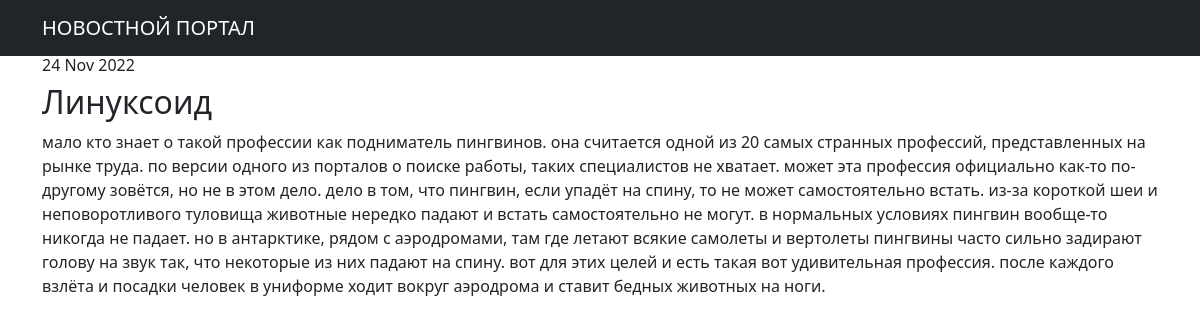
Page /news/4 on the committed database.
### news/models.py (models this page shows, shortened)
class News(models.Model):
    time = models.DateTimeField(auto_now=False, auto_now_add=True)
    title = models.CharField(max_length=50)
    article = models.TextField()
    NEWS = 'NW'
    ARTICLE = 'AR'
    CATEGORY_CHOICES = (
        (NEWS, 'Новости'),
        (ARTICLE, 'Статья'),
    )
    article_or_news = models.CharField(max_length=2, choices=CATEGORY_CHOICES, default=ARTICLE)
    author = models.ForeignKey(Author, on_delete=models.CASCADE)
    new_cat = models.ManyToManyField(Categories, through='NewsCategories')
    rating = models.IntegerField(blank=False, default=0)

### news/views.py (the view)
# urls.py: path('<int:pk>', ProductDetail.as_view()),
class ProductDetail(DetailView):
    model = News
    template_name = 'new.html'
    context_object_name = 'art_views'

### news/templatetags/custom_filters.py (called while the page is built)
@register.filter()
def censor(value):
    chars = ["*", "#", "%", "&", "?", "@", "*", "#", "%", "&", "?", "@"]
    base_mat = ["хакер", "борода"]
    value = value.lower().split(' ')
    for word in value:
        if word in base_mat:
            temp = random.sample(chars, len(word))
            i = ''.join(temp)
            value = [x.replace(word, i) for x in value]
    value = ' '.join(value)
    return f'{value}'

### templates/new.html (shortened to what this page needs)
{% extends 'flatpages/default.html' %}
{% load custom_filters %}!
{% load custom_tags %}
{% block content %}
    <h6>{{ art_views.time|date:'d M Y' }}</h6>
    <h2>{{ art_views.title }}</h2>
    <p>{{ art_views.article|censor }}</p>
{% endblock content %}

### rows in the picture
News: time "24 Nov 2022", title "Линуксоид", article|censor "мало кто знает о такой профессии как подниматель пингвинов. она считается одной из 20 самых странных профессий, представленных на рынке труда. по версии одного из порталов о поиске работы, таких специалистов не хватает. может эта профессия официально как-то по-другому зовётся, но не в этом дело. дело в том, что пингвин, если упадёт на спину, то не может самостоятельно встать. из-за короткой шеи и неповоротливого туловища животные нередко падают и встать самостоятельно не могут. в нормальных условиях пингвин вообще-то никогда не падает. но в антарктике, рядом с аэродромами, там где летают всякие самолеты и вертолеты пингвины часто сильно задирают голову на звук так, что некоторые из них…"
